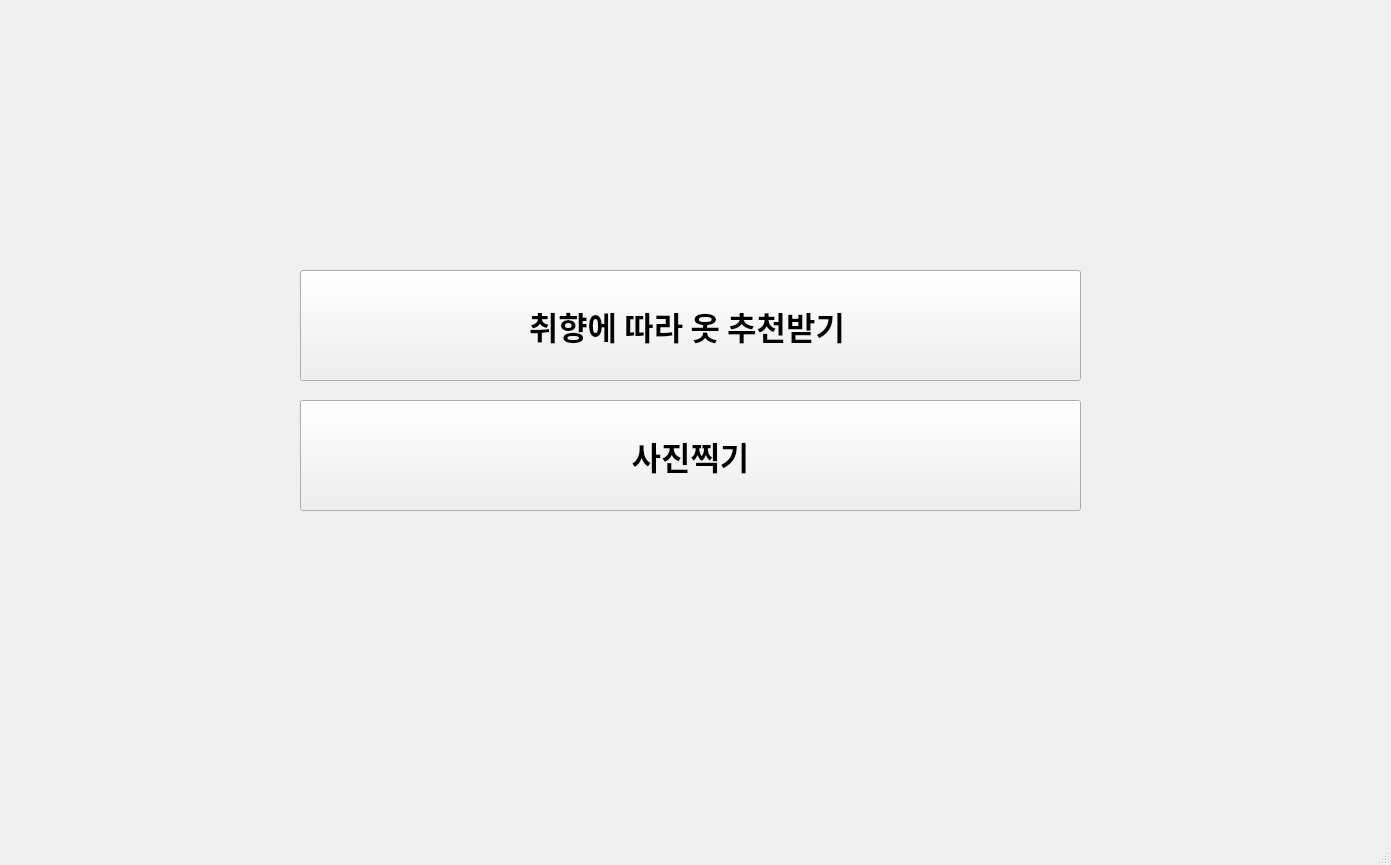
<?xml version="1.0" encoding="UTF-8"?>
<ui version="4.0">
 <class>MainWindow</class>
 <widget class="QMainWindow" name="MainWindow">
  <property name="geometry">
   <rect>
    <x>0</x>
    <y>0</y>
    <width>1391</width>
    <height>865</height>
   </rect>
  </property>
  <property name="windowTitle">
   <string>MainWindow</string>
  </property>
  <widget class="QWidget" name="centralwidget">
   <widget class="QPushButton" name="btn_1">
    <property name="geometry">
     <rect>
      <x>300</x>
      <y>270</y>
      <width>781</width>
      <height>111</height>
     </rect>
    </property>
    <property name="font">
     <font>
      <family>나눔고딕 ExtraBold</family>
      <pointsize>24</pointsize>
      <weight>75</weight>
      <bold>true</bold>
     </font>
    </property>
    <property name="text">
     <string>취향에 따라 옷 추천받기 </string>
    </property>
   </widget>
   <widget class="QPushButton" name="btn_2">
    <property name="geometry">
     <rect>
      <x>300</x>
      <y>400</y>
      <width>781</width>
      <height>111</height>
     </rect>
    </property>
    <property name="font">
     <font>
      <family>나눔고딕 ExtraBold</family>
      <pointsize>24</pointsize>
      <weight>75</weight>
      <bold>true</bold>
     </font>
    </property>
    <property name="text">
     <string>사진찍기</string>
    </property>
   </widget>
  </widget>
  <widget class="QMenuBar" name="menubar">
   <property name="geometry">
    <rect>
     <x>0</x>
     <y>0</y>
     <width>1391</width>
     <height>26</height>
    </rect>
   </property>
  </widget>
  <widget class="QStatusBar" name="statusbar"/>
 </widget>
 <resources/>
 <connections/>
</ui>
